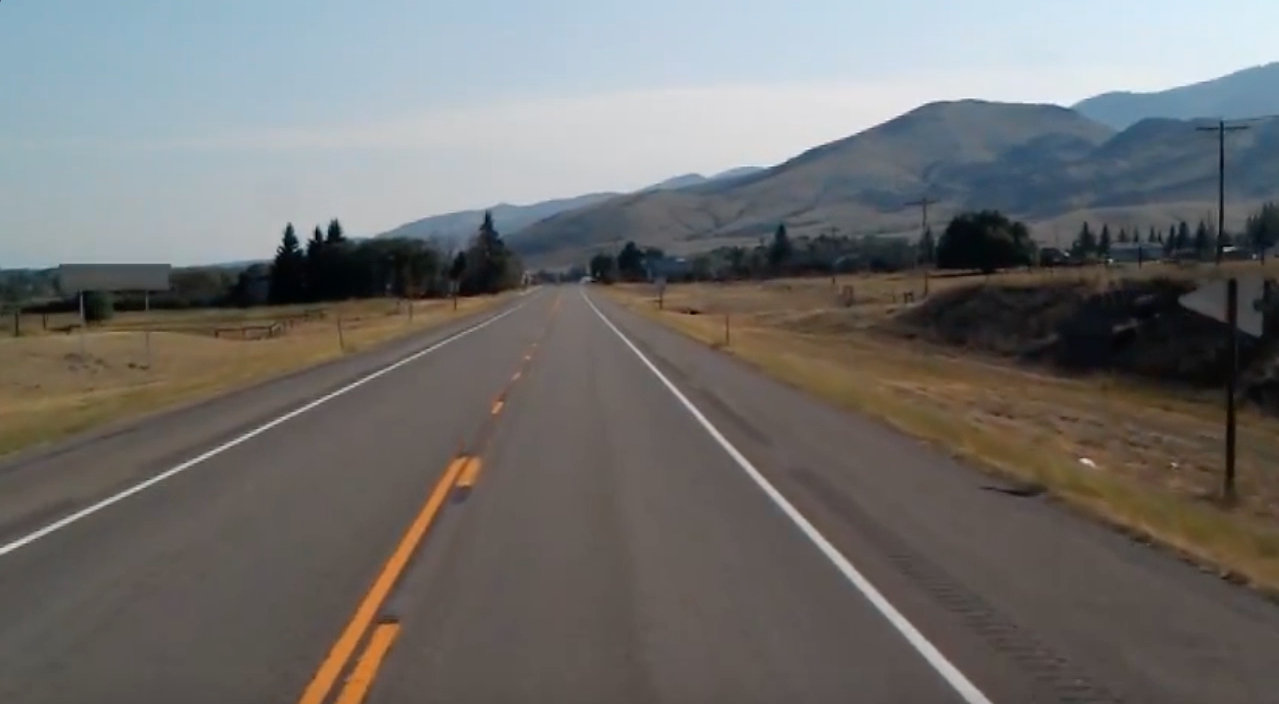
#> input picture finding_lanes/assets/road_test.jpg, 1279 x 704 px
$ jupyter execute run.ipynb
#> lines starting #> are read from the running program, lines starting #| are printed output that depends on the picture; after the words box and inside, x2 and y2 are one past the last pixel; in counts of white or black regions, pixels touching at a corner belong together; pictures that were not available may be replaced by others from this repository, and a replacement may not be noted
[cell 1]
import cv2
import numpy as np
import matplotlib.pyplot as plt

image = cv2.imread('./assets/road_test.jpg')
#> image is the input picture: shape (704, 1279, 3); mean B, G, R 109.7, 111.3, 112.3
lane_img = np.copy(image)

[cell 2]
def make_coordinates(image,line_parameters):
    slope , intercept = line_parameters
    y1 = image.shape[0]
    y2 = int(y1*(3/5))

    x1 = int((y1 - intercept)/slope)
    x2 = int((y2 - intercept)/slope)
    return np.array([x1,y1,x2,y2])

[cell 3]
def acerage_slope_intercepr(image, lines):
    left_fit = []
    right_fit = []
    for line in lines:
        x1,y1,x2,y2 = line.reshape(4)
        parametrs = np.polyfit((x1,x2),(y1,y2),1)
        slope = parametrs[0]
        intercept = parametrs[1]
#         print('slope',slope,'intercept',intercept)
        if slope < 0:
            left_fit.append((slope,intercept))
        else:
            right_fit.append((slope,intercept))
    left_fit_average = np.average(left_fit,axis=0)
    right_fit_average = np.average(right_fit,axis=0)
# [4 lines of commented-out code are left out]
    left_line = make_coordinates(image,left_fit_average)
    right_line = make_coordinates(image,right_fit_average)
#     print("right_line",right_line)
#     print("left_line",left_line)
    return np.array([left_line,right_line])

[cell 4]
def canny(img):
    gray = cv2.cvtColor(lane_img,cv2.COLOR_RGB2GRAY)
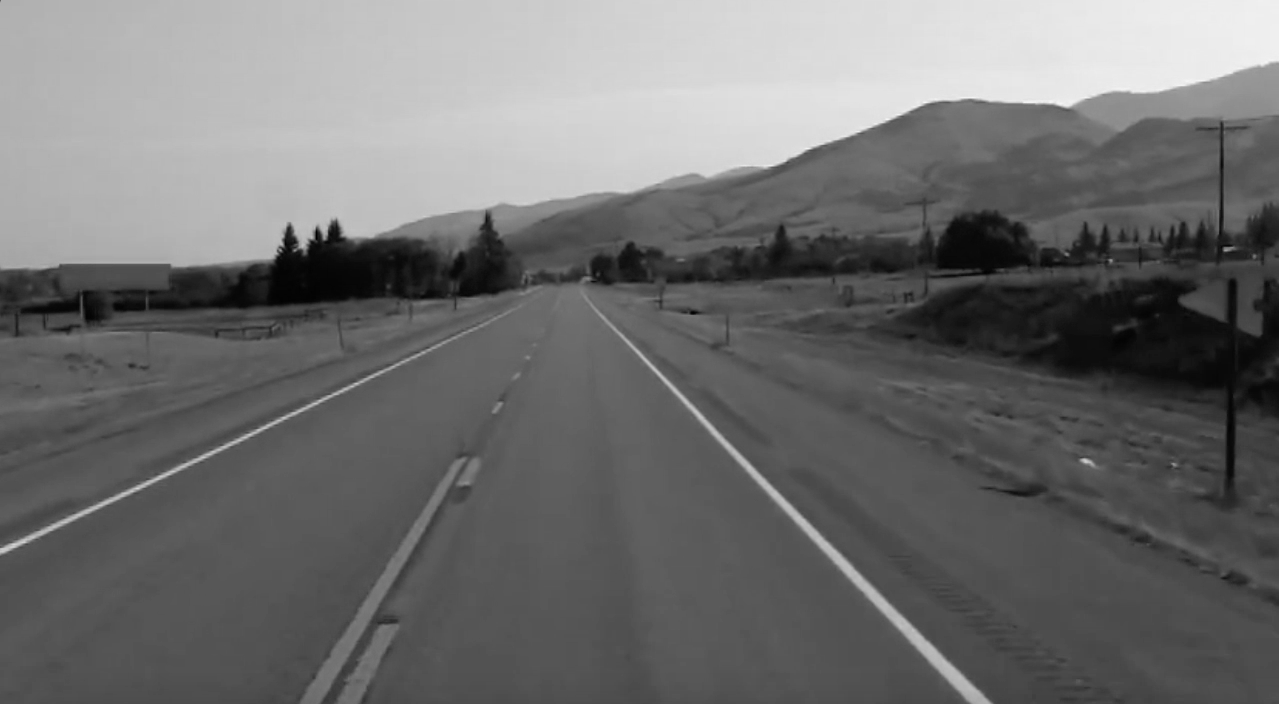
#> gray: shape (704, 1279); min 0, max 246, mean 110.9
    blur = cv2.GaussianBlur(gray,(5,5),0)
    canny = cv2.Canny(blur,50,150)
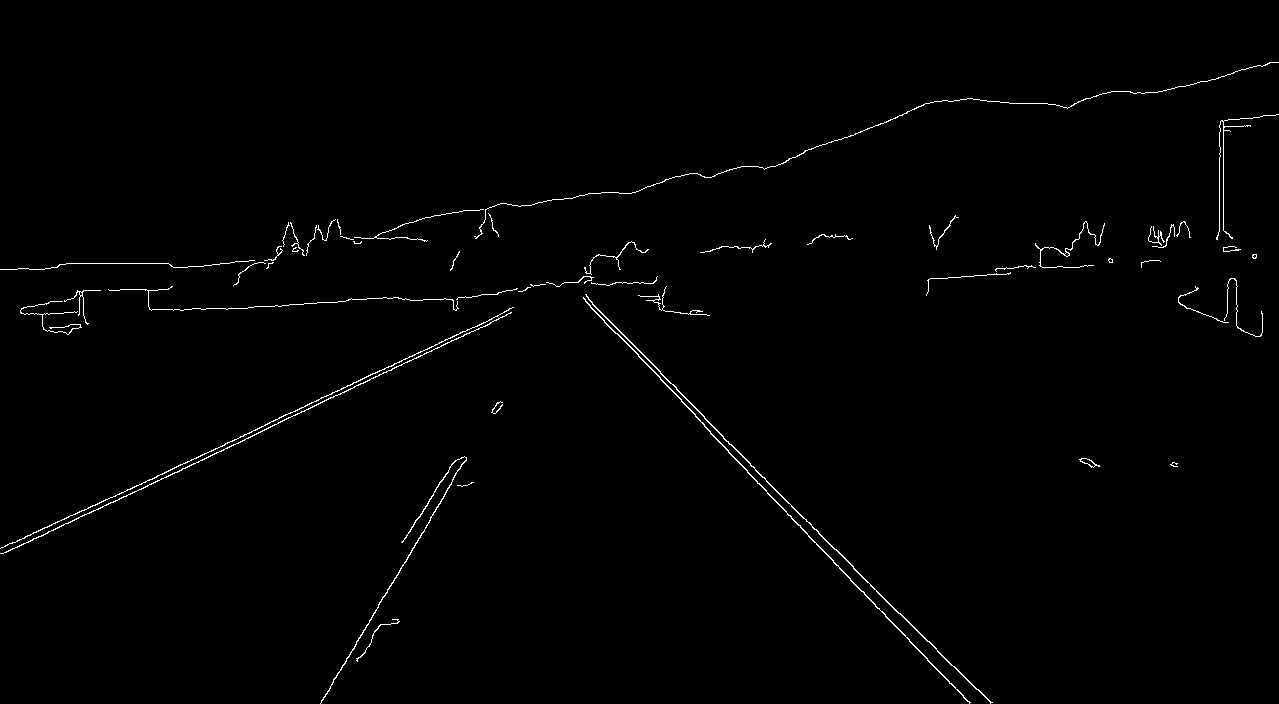
#> canny: shape (704, 1279); 0.91% white in thin lines or dots
    return canny

[cell 5]
def display_lines(img,lines):
    line_img = np.zeros_like(img)
    if lines is not None:
        for line in lines:
            x1,y1,x2,y2 = line.reshape(4)
            cv2.line(line_img,(x1,y1),(x2,y2),(255,0,0),10)
    return line_img
#             print([x1,y1,x2,y2])

[cell 6]
def region_of_interst(image):
    height = image.shape[0]
#> height = 704
    polygons = np.array([
        [(200,height),(1100,height),(550,250)]
    ])
#> polygons = [[200, 704], [1100, 704], [550, 250]]
    mask = np.zeros_like(image)
    cv2.fillPoly(mask,polygons,255)
#> mask: shape (704, 1279); 22.7% white; 1 white region, box (x1, y1, x2, y2) and area: (200, 250, 1100, 704) 204575
    masked_img = cv2.bitwise_and(image,mask)
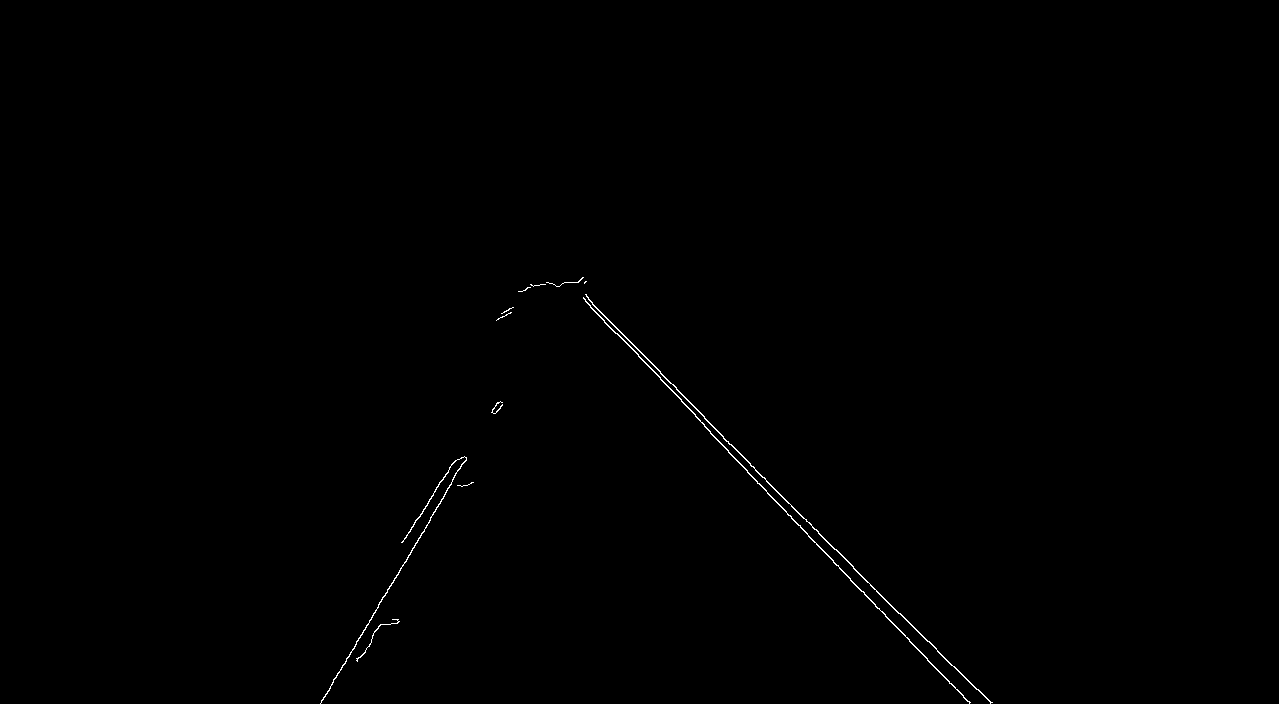
#> masked_img: shape (704, 1279); 0.26% white in thin lines or dots, all inside (x1, y1, x2, y2) = (320, 277, 993, 704)
    return masked_img

[cell 7]
lane_img = np.copy(image)
canny_img = canny(lane_img)
cropped_img = region_of_interst(canny_img)
lines = cv2.HoughLinesP(cropped_img,2,np.pi/180,100,np.array([]),minLineLength=40,maxLineGap=5)
#> lines = 13 rows, first 6: [704, 418, 927, 641], [704, 426, 791, 516], [320, 703, 445, 494], [585, 301, 663, 381], [630, 341, 670, 383], [794, 520, 861, 591]
averaged_lines = acerage_slope_intercepr(lane_img,lines)
#> the loop in acerage_slope_intercepr, `for line in lines:` made 13 passes
#> (x1, y1, x2, y2, slope, intercept) on passes 1 to 12: (704, 418, 927, 641, 1, -286), (704, 426, 791, 516, 1.03, -302.3), (320, 703, 445, 494, -1.67, 1238), (585, 301, 663, 381, 1.03, -299), (630, 341, 670, 383, 1.05, -320.5), (794, 520, 861, 591, 1.06, -321.4), (659, 371, 704, 416, 1, -288), (870, 599, 939, 672, 1.06, -321.4), (767, 493, 807, 534, 1.03, -293.2), (423, 509, 454, 461, -1.55, 1164), (940, 653, 991, 702, 0.961, -250.1), (824, 551, 879, 609, 1.05, -317.9)
#> after the loop in acerage_slope_intercepr, `for line in lines:`: left_fit = [(-1.67, 1238), (-1.55, 1164)]; right_fit = [(1, -286), (1.03, -302.3), (1.03, -299), (1.05, -320.5), (1.06, -321.4), (1, -288), (1.06, -321.4), (1.03, -293.2), (0.961, -250.1), (1.05, -317.9), (1, -287)]
#> in acerage_slope_intercepr, `left_fit_average = np.average(left_fit,axis=0)`: left_fit_average = [-1.61, 1201]
#> in acerage_slope_intercepr, `right_fit_average = np.average(right_fit,axis=0)`: right_fit_average = [1.02, -298.8]
#> in make_coordinates, `slope , intercept = line_parameters`: slope = -1.61; intercept = 1201
#> in make_coordinates, `x1 = int((y1 - intercept)/slope)`: x1 = 308
#> in make_coordinates, `x2 = int((y2 - intercept)/slope)`: x2 = 483
#> in acerage_slope_intercepr, `left_line = make_coordinates(image,left_fit_average)`: left_line = [308, 704, 483, 422]
#> in acerage_slope_intercepr, `right_line = make_coordinates(image,right_fit_average)`: right_line = [978, 704, 703, 422]
#> averaged_lines = [[308, 704, 483, 422], [978, 704, 703, 422]]
line_img = display_lines(lane_img,averaged_lines)
#> the loop in display_lines, `for line in lines:` made 2 passes
combo_img = cv2.addWeighted(lane_img,0.8, line_img,1,1)
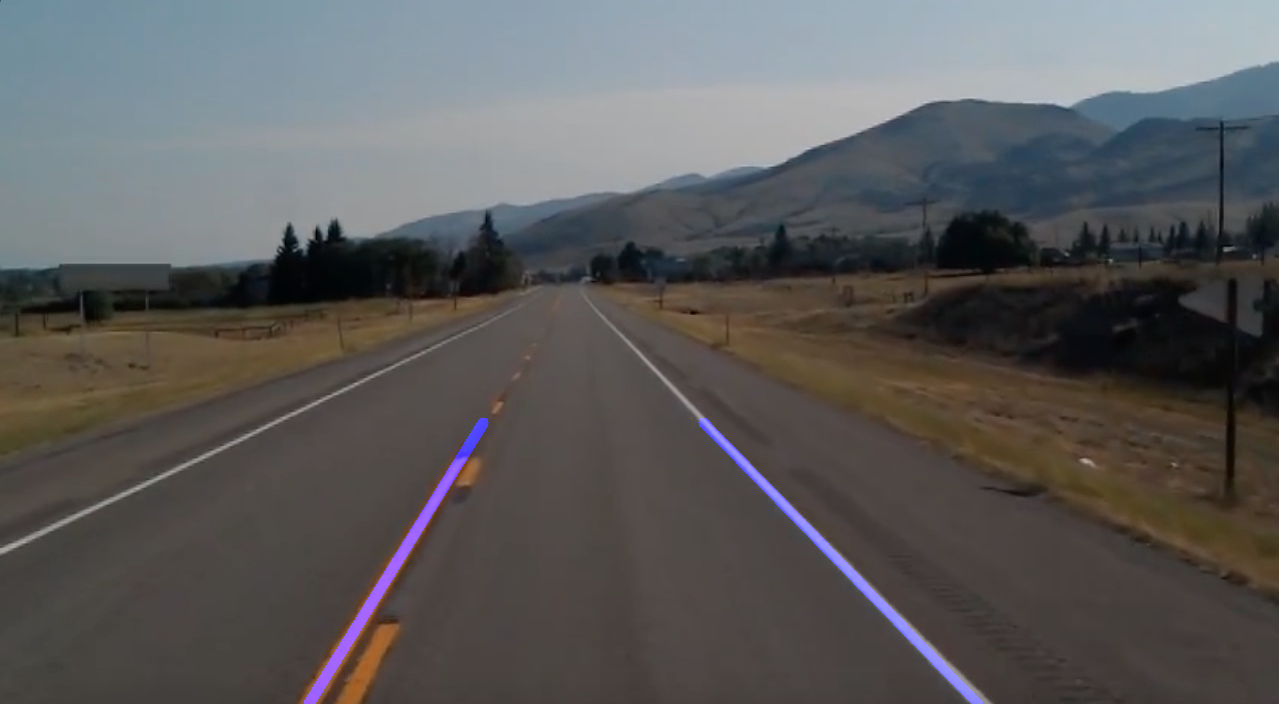
#> combo_img: shape (704, 1279, 3); mean B, G, R 90.1, 90, 90.8
cv2.imshow('road', combo_img)
cv2.waitKey(0)

cap = cv2.VideoCapture('./assets/test2.mp4')
while (cap.isOpened()):
    _, frame = cap.read()
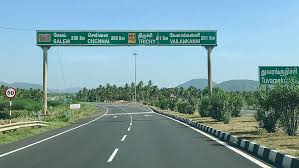
#> input picture finding_lanes/images21.jpg, 299 x 168 px, given in place of test2.mp4, which was not available
#> frame is the input picture: shape (168, 299, 3); mean B, G, R 158.2, 154.5, 121.6
    canny_frame = canny(frame)
    cropped_frame = region_of_interst(canny_frame)
    lines = cv2.HoughLinesP(cropped_frame,2,np.pi/180,100,np.array([]),minLineLength=40,maxLineGap=5)
    averaged_lines = acerage_slope_intercepr(frame,lines)
#> the loop in acerage_slope_intercepr (call 2), `for line in lines:` made 13 passes
#> averaged_lines = [[641, 168, 683, 100], [455, 168, 389, 100]]
    line_frame = display_lines(frame,averaged_lines)
#> the loop in display_lines (call 2), `for line in lines:` made 2 passes
#> after the loop in display_lines (call 2), `for line in lines:`: line_img: shape (168, 299, 3); every value is 0
    combo_frame = cv2.addWeighted(frame,0.8, line_frame,1,1)
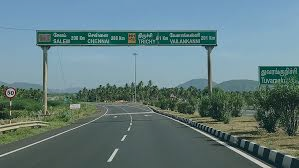
#> combo_frame: shape (168, 299, 3); mean B, G, R 127.6, 124.6, 98.3
    cv2.imshow('road', combo_frame)

# [10 lines of commented-out code are left out]

    if cv2.waitKey(1) == ord('q'):
#> (key q is pressed here)
        break
cap.release()
cv2.destroyAllWindows()
